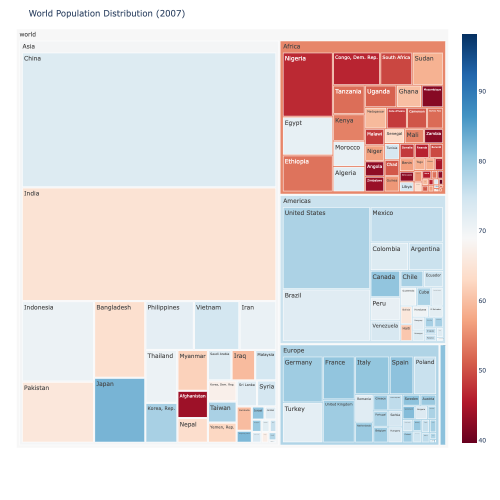
#> input picture thumbnails/treemap.png, 1000 x 1000 px (shown at 1/2 size)
$ python -i create_thumbnails.py   (imports and definitions only)
#> lines starting #> are read from the running program, lines starting #| are printed output that depends on the picture
import os
import shutil
import subprocess
import time
from pathlib import Path

BASE_DIR = Path(__file__).resolve().parent
STATIC_THUMB_DIR = BASE_DIR / "static" / "thumbnails"
ROOT_THUMB_DIR = BASE_DIR / "thumbnails"

# [2 lines not run here, left out]

CHROME_BIN = "/Applications/Google Chrome.app/Contents/MacOS/Google Chrome"

CHARTS = [
    {
        "id": "treemap",
        "name": "treemap.png",
        "url": "http://127.0.0.1:8000/treemap",
        "budget": 4500,
        "width": 1000,
        "height": 1000
    },
    {
        "id": "sunburst",
        "name": "sunburst.png",
        "url": "http://127.0.0.1:8000/sunburst",
        "budget": 4500,
        "width": 1000,
        "height": 1000
    },
    {
        "id": "chart",
        "name": "chart_map.png",
        "url": "http://127.0.0.1:8000/static/chart/index.html",
        "budget": 6000,
        "width": 1000,
        "height": 1000
    },
    {
        "id": "chart2",
        "name": "chart_violin.png",
        "url": "http://127.0.0.1:8000/chart2/embed?theme=light",
        "budget": 5000,
        "width": 1000,
        "height": 1000
    },
    {
        "id": "chart3",
        "name": "chart_bivariate.png",
        "url": "http://127.0.0.1:8000/chart3/embed?theme=light",
        "budget": 5000,
        "width": 1000,
        "height": 1000
    },
    {
        "id": "chart_2",
        "name": "chart_gauge.png",
        "url": "http://127.0.0.1:8000/static/desktop_charts/chart_2/index.html?thumb=1",
        "budget": 3500,
        "width": 1000,
        "height": 1000
    },
    {
        "id": "chart_3",
        "name": "chart_bubble.png",
        "url": "http://127.0.0.1:8000/static/desktop_charts/chart_3/index.html",
        "budget": 5000,
        "width": 1000,
        "height": 1000
    },
    {
        "id": "chart_4",
        "name": "chart_chord.png",
        "url": "http://127.0.0.1:8000/static/desktop_charts/chart_4/index.html",
        "budget": 4500,
        "width": 1000,
        "height": 1000
    },
    {
        "id": "chart_5",
        "name": "chart_stream.png",
        "url": "http://127.0.0.1:8000/static/desktop_charts/chart_5/index.html",
        "budget": 4500,
        "width": 1000,
        "height": 1000
    },
    {
        "id": "chart_6",
        "name": "chart_sankey.png",
        "url": "http://127.0.0.1:8000/static/desktop_charts/chart_6/index.html",
        "budget": 4500,
        "width": 1000,
        "height": 1000
    },
    {
        "id": "chart_7",
        "name": "chart_isotype.png",
        "url": "http://127.0.0.1:8000/static/desktop_charts/chart_7/index.html",
        "budget": 4500,
        "width": 1000,
        "height": 1000
    },
    {
        "id": "chart_8",
        "name": "chart_indiamap.png",
        "url": "http://127.0.0.1:8000/static/desktop_charts/chart_8/index.html",
        "budget": 5000,
        "width": 1000,
        "height": 1000
    },
    {
        "id": "chart_9",
        "name": "chart_ridgeline.png",
        "url": "http://127.0.0.1:8000/static/desktop_charts/chart_9/index.html",
        "budget": 5000,
        "width": 1000,
        "height": 1000
    },
    {
        "id": "math",
        "name": "chart_surface.png",
        "url": "http://127.0.0.1:8000/embed",
        "budget": 5000,
        "width": 1000,
        "height": 1000
    }
]

from PIL import Image, ImageChops

def smart_crop_fit(image_path, pad_ratio=0.05):
    """Crops and pads into a 1:1 square so the chart is pixel-perfect on square cards."""
#> called with image_path = 'thumbnails/treemap.png', pad_ratio = 0.05
    try:
        im = Image.open(image_path).convert('RGB')
#> im is the input picture: PIL image 1000x1000 RGB; mean R, G, B 227.2, 221.9, 223.2
        w, h = im.size
#> w = 1000; h = 1000

        corners = [im.getpixel((2, 2)), im.getpixel((w-3, 2)), im.getpixel((2, h-3)), im.getpixel((w-3, h-3))]
#> corners = [(255, 255, 255), (255, 255, 255), (255, 255, 255), (255, 255, 255)]
        bg_color = max(set(corners), key=corners.count)
#> bg_color = (255, 255, 255)

        bg = Image.new('RGB', (w, h), bg_color)
#> bg: PIL image 1000x1000 RGB; every value is 255
        diff = ImageChops.difference(im, bg)
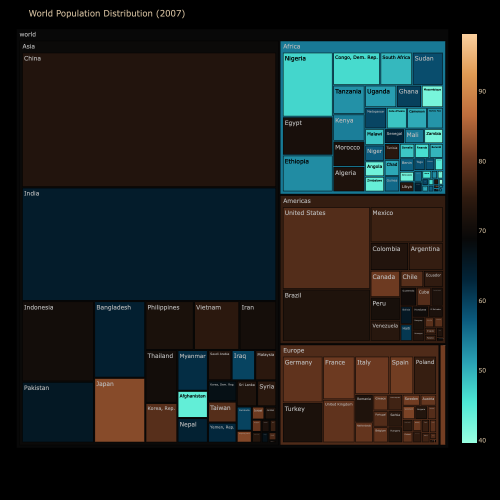
#> diff: PIL image 1000x1000 RGB (shown at 1/2 size); mean R, G, B 27.8, 33.1, 31.8
        bbox = diff.getbbox()
#> bbox = (33, 19, 972, 896)
        if not bbox:
            return

        bx0, by0, bx1, by1 = bbox
#> bx0 = 33; by0 = 19; bx1 = 972; by1 = 896
        bw = bx1 - bx0
#> bw = 939
        bh = by1 - by0
#> bh = 877

        # If it's already full-bleed (e.g. 3D map)
        if bw >= 0.95 * w and bh >= 0.95 * h:
            side = min(w, h)
            x0 = (w - side) // 2
            y0 = (h - side) // 2
            cropped = im.crop((x0, y0, x0 + side, y0 + side)).resize((1000, 1000), Image.Resampling.LANCZOS)
            cropped.save(image_path)
            return

        cx = (bx0 + bx1) / 2.0
#> cx = 502.5
        cy = (by0 + by1) / 2.0
#> cy = 457.5

        max_dim = max(bw, bh)
#> max_dim = 939
        side = int(max_dim * (1 + 2 * pad_ratio))
#> side = 1032

        sq = Image.new('RGB', (side, side), bg_color)
#> sq: PIL image 1032x1032 RGB; every value is 255
        x0 = int(cx - side / 2.0)
#> x0 = -13
        y0 = int(cy - side / 2.0)
#> y0 = -58
        x1 = x0 + side
#> x1 = 1019
        y1 = y0 + side
#> y1 = 974

        src_x0 = max(0, x0)
#> src_x0 = 0
        src_y0 = max(0, y0)
#> src_y0 = 0
        src_x1 = min(w, x1)
#> src_x1 = 1000
        src_y1 = min(h, y1)
#> src_y1 = 974

        paste_x = src_x0 - x0
#> paste_x = 13
        paste_y = src_y0 - y0
#> paste_y = 58

        cropped_part = im.crop((src_x0, src_y0, src_x1, src_y1))
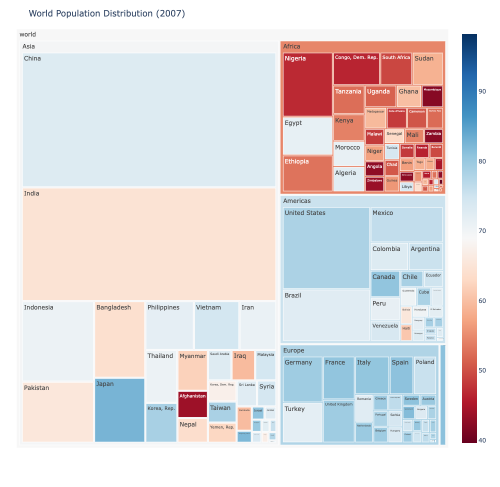
#> cropped_part: PIL image 1000x974 RGB (shown at 1/2 size); mean R, G, B 226.4, 221, 222.3
        sq.paste(cropped_part, (paste_x, paste_y))
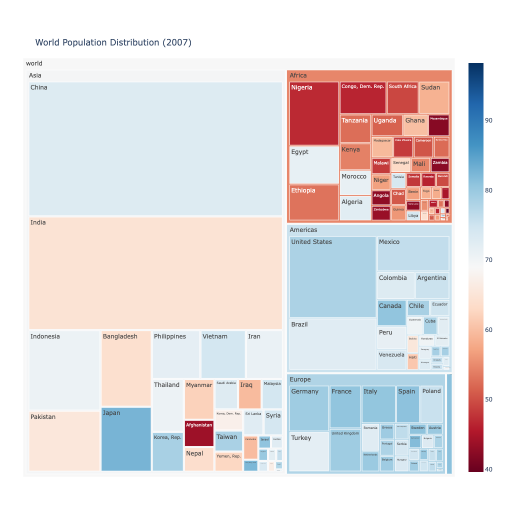
#> sq: PIL image 1032x1032 RGB (shown at 1/2 size); mean R, G, B 228.9, 223.9, 225.1

        res = sq.resize((1000, 1000), Image.Resampling.LANCZOS)
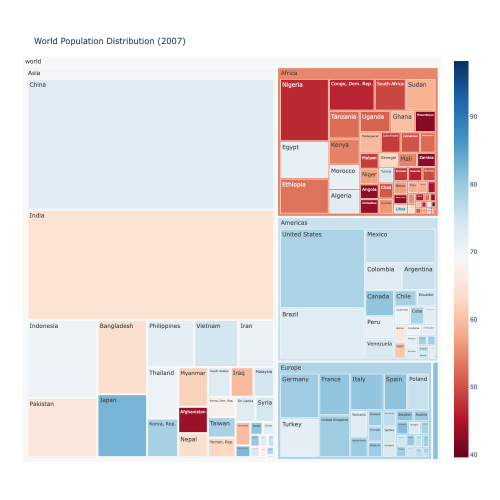
#> res: PIL image 1000x1000 RGB (shown at 1/2 size); mean R, G, B 228.8, 223.9, 225.1
        res.save(image_path)
    except Exception as e:
        print(f"    (crop-fit notice for {image_path.name}: {e})")

import sys

# Support filtering specific charts by CLI argument: python3 create_thumbnails.py [chart_id ...]
filter_args = [a.lower() for a in sys.argv[1:] if not a.startswith("-")]
targets = [c for c in CHARTS if not filter_args or c["id"].lower() in filter_args or c["name"].lower() in filter_args]

# [32 lines not run here, left out]

>>> result = smart_crop_fit('thumbnails/treemap.png')
